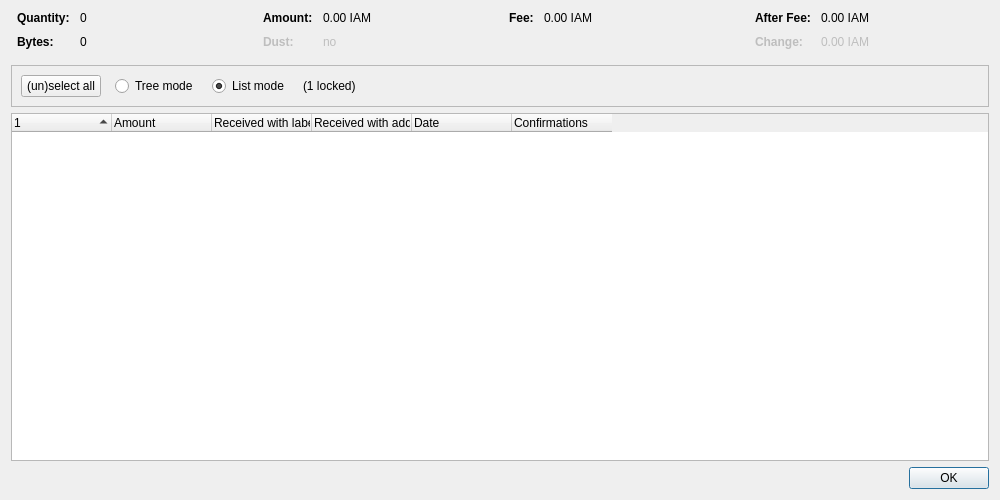
<?xml version="1.0" encoding="UTF-8"?>
<ui version="4.0">
 <class>CoinControlDialog</class>
 <widget class="QDialog" name="CoinControlDialog">
  <property name="geometry">
   <rect>
    <x>0</x>
    <y>0</y>
    <width>1000</width>
    <height>500</height>
   </rect>
  </property>
  <property name="windowTitle">
   <string>Coin Selection</string>
  </property>
  <layout class="QVBoxLayout" name="verticalLayout">
   <item>
    <layout class="QHBoxLayout" name="horizontalLayoutTop" stretch="0,0,0,0">
     <property name="topMargin">
      <number>0</number>
     </property>
     <property name="bottomMargin">
      <number>10</number>
     </property>
     <item>
      <layout class="QFormLayout" name="formLayoutCoinControl1">
       <property name="horizontalSpacing">
        <number>10</number>
       </property>
       <property name="verticalSpacing">
        <number>10</number>
       </property>
       <property name="leftMargin">
        <number>6</number>
       </property>
       <property name="rightMargin">
        <number>6</number>
       </property>
       <item row="0" column="0">
        <widget class="QLabel" name="labelCoinControlQuantityText">
         <property name="font">
          <font>
           <weight>75</weight>
           <bold>true</bold>
          </font>
         </property>
         <property name="text">
          <string>Quantity:</string>
         </property>
        </widget>
       </item>
       <item row="0" column="1">
        <widget class="QLabel" name="labelCoinControlQuantity">
         <property name="cursor">
          <cursorShape>IBeamCursor</cursorShape>
         </property>
         <property name="contextMenuPolicy">
          <enum>Qt::ActionsContextMenu</enum>
         </property>
         <property name="text">
          <string notr="true">0</string>
         </property>
         <property name="textInteractionFlags">
          <set>Qt::LinksAccessibleByMouse|Qt::TextSelectableByKeyboard|Qt::TextSelectableByMouse</set>
         </property>
        </widget>
       </item>
       <item row="1" column="0">
        <widget class="QLabel" name="labelCoinControlBytesText">
         <property name="font">
          <font>
           <weight>75</weight>
           <bold>true</bold>
          </font>
         </property>
         <property name="text">
          <string>Bytes:</string>
         </property>
        </widget>
       </item>
       <item row="1" column="1">
        <widget class="QLabel" name="labelCoinControlBytes">
         <property name="cursor">
          <cursorShape>IBeamCursor</cursorShape>
         </property>
         <property name="contextMenuPolicy">
          <enum>Qt::ActionsContextMenu</enum>
         </property>
         <property name="text">
          <string notr="true">0</string>
         </property>
         <property name="textInteractionFlags">
          <set>Qt::LinksAccessibleByMouse|Qt::TextSelectableByKeyboard|Qt::TextSelectableByMouse</set>
         </property>
        </widget>
       </item>
      </layout>
     </item>
     <item>
      <layout class="QFormLayout" name="formLayoutCoinControl2">
       <property name="horizontalSpacing">
        <number>10</number>
       </property>
       <property name="verticalSpacing">
        <number>10</number>
       </property>
       <property name="leftMargin">
        <number>6</number>
       </property>
       <property name="rightMargin">
        <number>6</number>
       </property>
       <item row="0" column="0">
        <widget class="QLabel" name="labelCoinControlAmountText">
         <property name="font">
          <font>
           <weight>75</weight>
           <bold>true</bold>
          </font>
         </property>
         <property name="text">
          <string>Amount:</string>
         </property>
        </widget>
       </item>
       <item row="0" column="1">
        <widget class="QLabel" name="labelCoinControlAmount">
         <property name="cursor">
          <cursorShape>IBeamCursor</cursorShape>
         </property>
         <property name="contextMenuPolicy">
          <enum>Qt::ActionsContextMenu</enum>
         </property>
         <property name="text">
          <string notr="true">0.00 IAM</string>
         </property>
         <property name="textInteractionFlags">
          <set>Qt::LinksAccessibleByMouse|Qt::TextSelectableByKeyboard|Qt::TextSelectableByMouse</set>
         </property>
        </widget>
       </item>
       <item row="1" column="0">
        <widget class="QLabel" name="labelCoinControlLowOutputText">
         <property name="enabled">
          <bool>false</bool>
         </property>
         <property name="font">
          <font>
           <weight>75</weight>
           <bold>true</bold>
          </font>
         </property>
         <property name="text">
          <string>Dust:</string>
         </property>
        </widget>
       </item>
       <item row="1" column="1">
        <widget class="QLabel" name="labelCoinControlLowOutput">
         <property name="enabled">
          <bool>false</bool>
         </property>
         <property name="cursor">
          <cursorShape>IBeamCursor</cursorShape>
         </property>
         <property name="contextMenuPolicy">
          <enum>Qt::ActionsContextMenu</enum>
         </property>
         <property name="text">
          <string notr="true">no</string>
         </property>
         <property name="textInteractionFlags">
          <set>Qt::LinksAccessibleByMouse|Qt::TextSelectableByKeyboard|Qt::TextSelectableByMouse</set>
         </property>
        </widget>
       </item>
      </layout>
     </item>
     <item>
      <layout class="QFormLayout" name="formLayoutCoinControl3">
       <property name="horizontalSpacing">
        <number>10</number>
       </property>
       <property name="verticalSpacing">
        <number>10</number>
       </property>
       <property name="leftMargin">
        <number>6</number>
       </property>
       <property name="rightMargin">
        <number>6</number>
       </property>
       <item row="0" column="0">
        <widget class="QLabel" name="labelCoinControlFeeText">
         <property name="font">
          <font>
           <weight>75</weight>
           <bold>true</bold>
          </font>
         </property>
         <property name="text">
          <string>Fee:</string>
         </property>
        </widget>
       </item>
       <item row="0" column="1">
        <widget class="QLabel" name="labelCoinControlFee">
         <property name="cursor">
          <cursorShape>IBeamCursor</cursorShape>
         </property>
         <property name="contextMenuPolicy">
          <enum>Qt::ActionsContextMenu</enum>
         </property>
         <property name="text">
          <string notr="true">0.00 IAM</string>
         </property>
         <property name="textInteractionFlags">
          <set>Qt::LinksAccessibleByMouse|Qt::TextSelectableByKeyboard|Qt::TextSelectableByMouse</set>
         </property>
        </widget>
       </item>
      </layout>
     </item>
     <item>
      <layout class="QFormLayout" name="formLayoutCoinControl4">
       <property name="horizontalSpacing">
        <number>10</number>
       </property>
       <property name="verticalSpacing">
        <number>10</number>
       </property>
       <property name="leftMargin">
        <number>6</number>
       </property>
       <property name="rightMargin">
        <number>6</number>
       </property>
       <item row="0" column="0">
        <widget class="QLabel" name="labelCoinControlAfterFeeText">
         <property name="font">
          <font>
           <weight>75</weight>
           <bold>true</bold>
          </font>
         </property>
         <property name="text">
          <string>After Fee:</string>
         </property>
        </widget>
       </item>
       <item row="0" column="1">
        <widget class="QLabel" name="labelCoinControlAfterFee">
         <property name="cursor">
          <cursorShape>IBeamCursor</cursorShape>
         </property>
         <property name="contextMenuPolicy">
          <enum>Qt::ActionsContextMenu</enum>
         </property>
         <property name="text">
          <string notr="true">0.00 IAM</string>
         </property>
         <property name="textInteractionFlags">
          <set>Qt::LinksAccessibleByMouse|Qt::TextSelectableByKeyboard|Qt::TextSelectableByMouse</set>
         </property>
        </widget>
       </item>
       <item row="1" column="0">
        <widget class="QLabel" name="labelCoinControlChangeText">
         <property name="enabled">
          <bool>false</bool>
         </property>
         <property name="font">
          <font>
           <weight>75</weight>
           <bold>true</bold>
          </font>
         </property>
         <property name="text">
          <string>Change:</string>
         </property>
        </widget>
       </item>
       <item row="1" column="1">
        <widget class="QLabel" name="labelCoinControlChange">
         <property name="enabled">
          <bool>false</bool>
         </property>
         <property name="cursor">
          <cursorShape>IBeamCursor</cursorShape>
         </property>
         <property name="contextMenuPolicy">
          <enum>Qt::ActionsContextMenu</enum>
         </property>
         <property name="text">
          <string notr="true">0.00 IAM</string>
         </property>
         <property name="textInteractionFlags">
          <set>Qt::LinksAccessibleByMouse|Qt::TextSelectableByKeyboard|Qt::TextSelectableByMouse</set>
         </property>
        </widget>
       </item>
      </layout>
     </item>
    </layout>
   </item>
   <item>
    <widget class="QFrame" name="frame">
     <property name="minimumSize">
      <size>
       <width>0</width>
       <height>40</height>
      </size>
     </property>
     <property name="frameShape">
      <enum>QFrame::StyledPanel</enum>
     </property>
     <property name="frameShadow">
      <enum>QFrame::Sunken</enum>
     </property>
     <layout class="QHBoxLayout" name="horizontalLayout">
      <item>
       <layout class="QHBoxLayout" name="horizontalLayoutPanel" stretch="0,0,0,0,0">
        <property name="spacing">
         <number>14</number>
        </property>
        <item>
         <widget class="QPushButton" name="pushButtonSelectAll">
          <property name="sizePolicy">
           <sizepolicy hsizetype="Maximum" vsizetype="Fixed">
            <horstretch>0</horstretch>
            <verstretch>0</verstretch>
           </sizepolicy>
          </property>
          <property name="text">
           <string>(un)select all</string>
          </property>
          <property name="autoDefault">
           <bool>false</bool>
          </property>
         </widget>
        </item>
        <item>
         <widget class="QRadioButton" name="radioTreeMode">
          <property name="sizePolicy">
           <sizepolicy hsizetype="Maximum" vsizetype="Fixed">
            <horstretch>0</horstretch>
            <verstretch>0</verstretch>
           </sizepolicy>
          </property>
          <property name="text">
           <string>Tree mode</string>
          </property>
         </widget>
        </item>
        <item>
         <widget class="QRadioButton" name="radioListMode">
          <property name="sizePolicy">
           <sizepolicy hsizetype="Maximum" vsizetype="Fixed">
            <horstretch>0</horstretch>
            <verstretch>0</verstretch>
           </sizepolicy>
          </property>
          <property name="text">
           <string>List mode</string>
          </property>
          <property name="checked">
           <bool>true</bool>
          </property>
         </widget>
        </item>
        <item>
         <widget class="QLabel" name="labelLocked">
          <property name="text">
           <string notr="true">(1 locked)</string>
          </property>
         </widget>
        </item>
        <item>
         <spacer name="horizontalSpacer">
          <property name="orientation">
           <enum>Qt::Horizontal</enum>
          </property>
          <property name="sizeHint" stdset="0">
           <size>
            <width>40</width>
            <height>20</height>
           </size>
          </property>
         </spacer>
        </item>
       </layout>
      </item>
     </layout>
    </widget>
   </item>
   <item>
    <widget class="CoinControlTreeWidget" name="treeWidget">
     <property name="contextMenuPolicy">
      <enum>Qt::CustomContextMenu</enum>
     </property>
     <property name="sortingEnabled">
      <bool>false</bool>
     </property>
     <property name="columnCount">
      <number>6</number>
     </property>
     <attribute name="headerShowSortIndicator" stdset="0">
      <bool>true</bool>
     </attribute>
     <attribute name="headerStretchLastSection">
      <bool>false</bool>
     </attribute>
     <column>
      <property name="text">
       <string/>
      </property>
     </column>
     <column>
      <property name="text">
       <string>Amount</string>
      </property>
     </column>
     <column>
      <property name="text">
       <string>Received with label</string>
      </property>
     </column>
     <column>
      <property name="text">
       <string>Received with address</string>
      </property>
     </column>
     <column>
      <property name="text">
       <string>Date</string>
      </property>
     </column>
     <column>
      <property name="text">
       <string>Confirmations</string>
      </property>
      <property name="toolTip">
       <string>Confirmed</string>
      </property>
     </column>
     <column>
      <property name="text">
       <string/>
      </property>
     </column>
     <column>
      <property name="text">
       <string/>
      </property>
     </column>
     <column>
      <property name="text">
       <string/>
      </property>
     </column>
     <column>
      <property name="text">
       <string/>
      </property>
     </column>
    </widget>
   </item>
   <item>
    <widget class="QDialogButtonBox" name="buttonBox">
     <property name="orientation">
      <enum>Qt::Horizontal</enum>
     </property>
     <property name="standardButtons">
      <set>QDialogButtonBox::Ok</set>
     </property>
    </widget>
   </item>
  </layout>
 </widget>
 <customwidgets>
  <customwidget>
   <class>CoinControlTreeWidget</class>
   <extends>QTreeWidget</extends>
   <header>qt/coincontroltreewidget.h</header>
  </customwidget>
 </customwidgets>
 <resources/>
 <connections/>
</ui>
